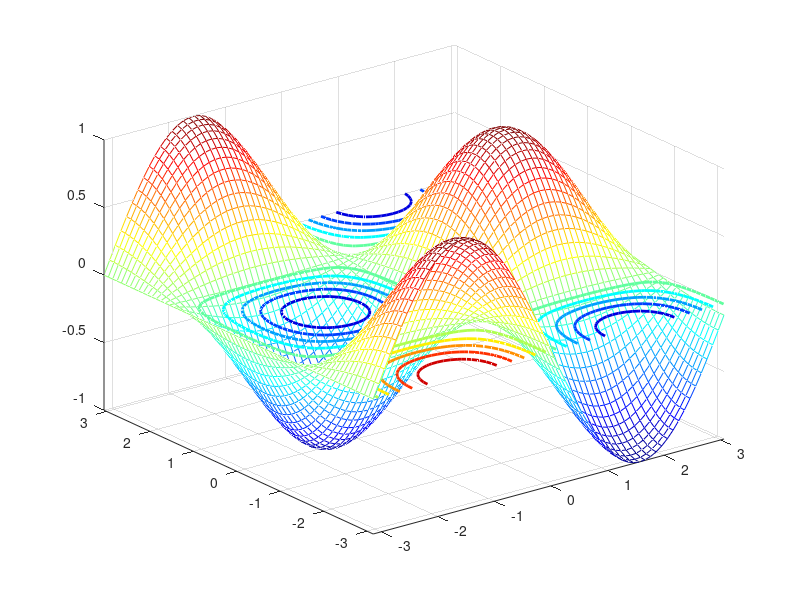

MATLAB code for this plot:
clear;
x = -pi:0.1:pi;
y = -pi:0.1:pi;
[X, Y] = meshgrid(x, y);
Z = sin(X).*cos(Y);
mesh(X,Y,Z);
hold on;
contour (X,Y,Z,'LineWidth', 2);
colormap('jet');